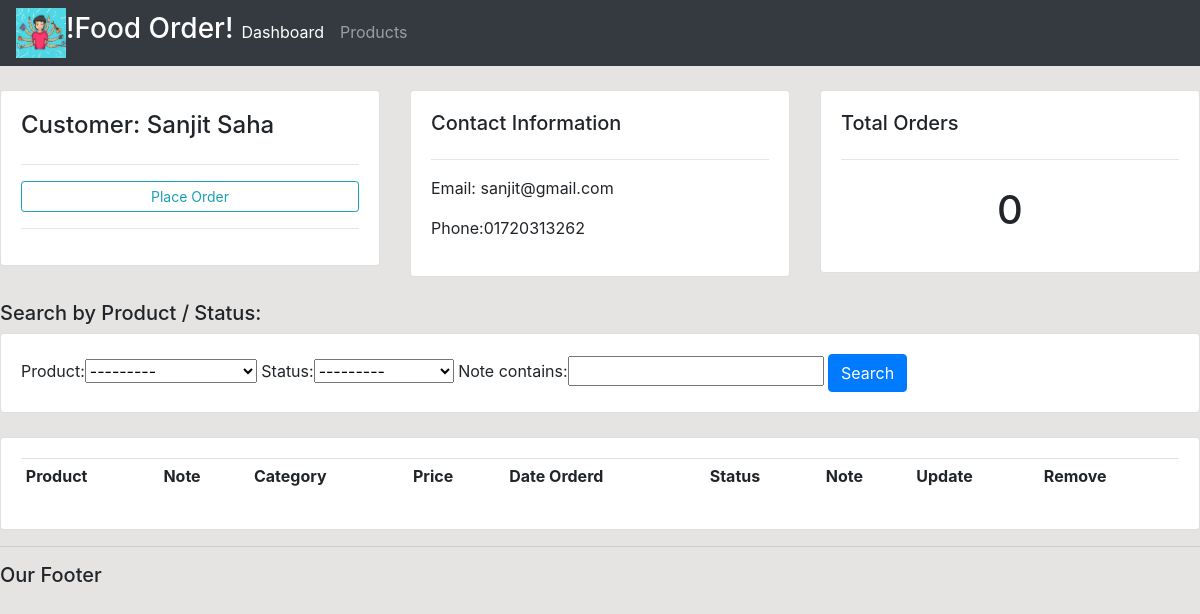
The page /customer/12/ on the database as committed earlier.
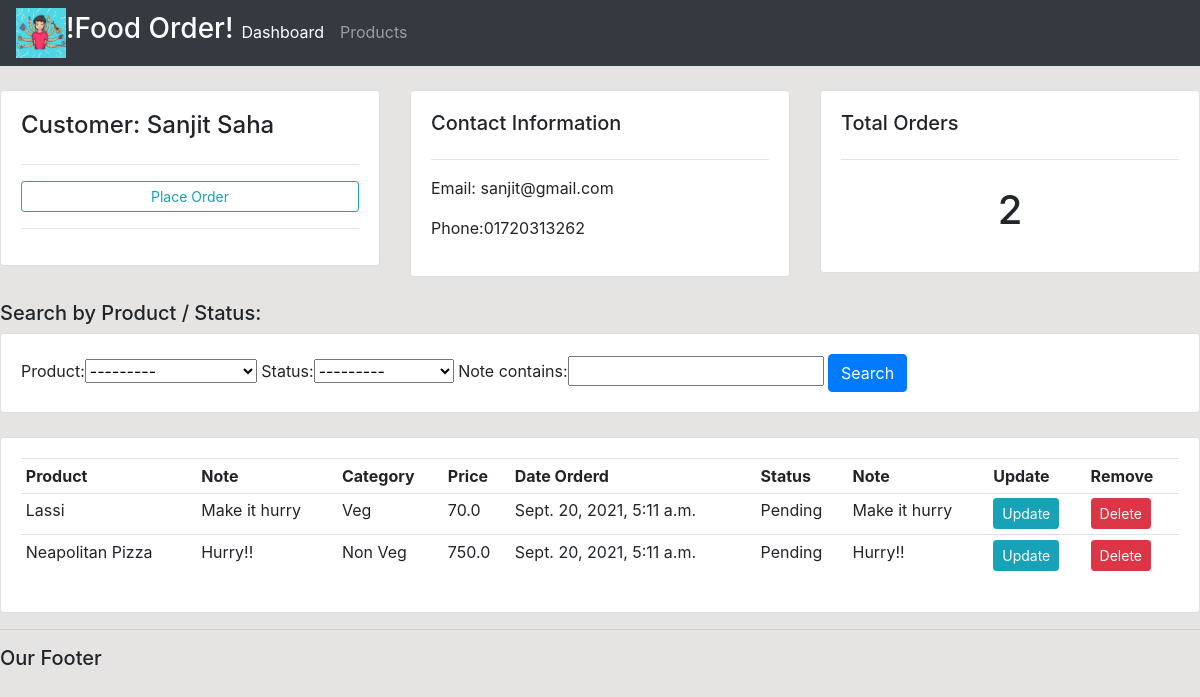
The same page on the database as committed later.
### accounts/models.py (models this page shows, shortened)
class Order(models.Model):
    STATUS = (
                ('Pending' , 'Pending'),
                ('Out for delivery', 'Out for delivery'),
                ('Delivered', 'Delivered'),
             )
    customer = models.ForeignKey(Customer, null = True , on_delete = models.SET_NULL)
    product = models.ForeignKey(Product, null = True , on_delete = models.SET_NULL)
    date_created =  models.DateTimeField(auto_now_add= True)
    status = models.CharField(max_length = 200, null = True, choices = STATUS)
    note = models.CharField(max_length = 1000, null = True)

class Product(models.Model):
    CATEGORY = (
                ('Veg', 'Veg'),
                ('Non Veg', 'Non Veg'),
                )
    name = models.CharField(max_length=200)
    price = models.FloatField(null = True)
    category = models.CharField(max_length=200, null = True, choices = CATEGORY)
    description = models.CharField(max_length=200, null = True, blank = True)
    date_created =  models.DateTimeField(auto_now_add= True)
    tags = models.ManyToManyField(Tag)
    def __str__(self):
        return self.name

### accounts/views.py (the view)
# urls.py: path('customer/<str:pk_test>/', views.customer, name="customer"),
def customer(request, pk_test):
	customer = Customer.objects.get(id=pk_test)
	orders = customer.order_set.all()
	order_count = orders.count()
	myFilter = OrderFilter(request.GET, queryset=orders)
	orders = myFilter.qs
	context = {'customer':customer, 'orders':orders, 'order_count':order_count,
	'myFilter':myFilter}
	return render(request, 'accounts/customer.html',context)

### accounts/templates/accounts/customer.html
{% extends 'accounts/main.html' %}
{% block content %}
<br>
<div class="row">
<div class="col-md">
  <div class="card card-body">
    <h4>Customer: {{customer.name}}</h4>
    <hr>
    <a class="btn btn-outline-info  btn-sm btn-block" href="{% url 'create_order' customer.id %}">Place Order</a>
    <hr>
  </div>
</div>
<div class="col-md">
  <div class="card card-body">
    <h5>Contact Information</h5>
    <hr>
    <p>Email: {{customer.email}}</p>
    <p>Phone:{{customer.phone}} </p>
  </div>
</div>
<div class="col-md">
  <div class="card card-body">
    <h5>Total Orders</h5>
    <hr>
    <h1 style="text-align: center;padding: 10px">{{order_count}}</h1>
  </div>
</div>
</div>
<br>
<h5>Search by Product / Status:</h5>
<div class="row">
<div class="col">
  <div class="card card-body">
    <form method="get">
      {{myFilter.form}}
      <button class="btn btn-primary" type="submit">Search</button>
    </form>
  </div>
</div>
</div>
<br>
<div class="row">
<div class="col-md">
  <div class="card card-body">
    <table class="table table-sm">
      <tr>
        <th>Product</th>
        <th>Note</th>
        <th>Category</th>
        <th>Price</th>
        <th>Date Orderd</th>
        <th>Status</th>
        <th>Note</th>
        <th>Update</th>
        <th>Remove</th>
      </tr>
      {% for order in orders %}
      <tr>
        <td>{{order.product}}</td>
        <td>{{order.note}}</td>
        <td>{{order.product.category}}</td>
        <td>{{order.product.price}}</td>
        <td>{{order.date_created}}</td>
        <td>{{order.status}}</td>
        <td>{{order.note}}</td>
        <td><a  class="btn btn-sm btn-info"  href="{% url 'update_order' order.id %}">Update</a></td>
        <td><a  class="btn btn-sm btn-danger"  href="{% url 'delete_order' order.id %}">Delete</a></td>
      </tr>
      {% endfor %}
    </table>
  </div>
</div>
</div>
{% endblock %}

Rows that differ between the two databases and show on the page:
added Order: product "Lassi", note "Make it hurry", product.category "Veg", product.price "70.0", date_created "Sept. 20, 2021, 5:11 a.m.", status "Pending"
added Order: product "Neapolitan Pizza", note "Hurry!!", product.category "Non Veg", product.price "750.0", date_created "Sept. 20, 2021, 5:11 a.m.", status "Pending"
Other text that changed with them:
{{ order_count }}: "0" → "2"
